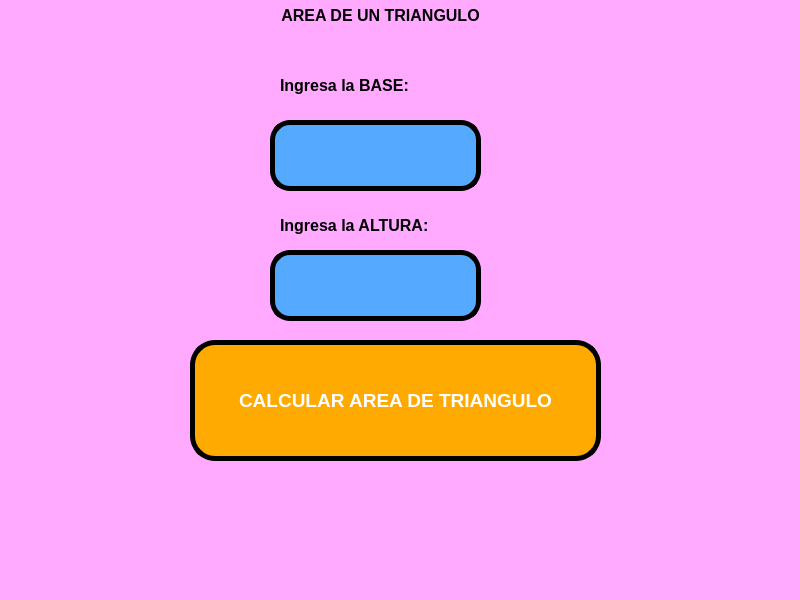
<?xml version="1.0" encoding="UTF-8"?>
<ui version="4.0">
 <class>MainWindow</class>
 <widget class="QMainWindow" name="MainWindow">
  <property name="geometry">
   <rect>
    <x>0</x>
    <y>0</y>
    <width>800</width>
    <height>600</height>
   </rect>
  </property>
  <property name="windowTitle">
   <string>MainWindow</string>
  </property>
  <property name="styleSheet">
   <string notr="true">background-color: rgb(255, 170, 255);</string>
  </property>
  <widget class="QWidget" name="centralwidget">
   <widget class="QPushButton" name="btn_calcular">
    <property name="geometry">
     <rect>
      <x>190</x>
      <y>340</y>
      <width>411</width>
      <height>121</height>
     </rect>
    </property>
    <property name="font">
     <font>
      <pointsize>14</pointsize>
      <weight>75</weight>
      <bold>true</bold>
     </font>
    </property>
    <property name="layoutDirection">
     <enum>Qt::LeftToRight</enum>
    </property>
    <property name="styleSheet">
     <string notr="true">background-color: rgb(255, 170, 0);
color: rgb(255, 255, 255);
border-radius: 25px;
border:  5px solid black;</string>
    </property>
    <property name="text">
     <string>CALCULAR AREA DE TRIANGULO</string>
    </property>
   </widget>
   <widget class="QLabel" name="label">
    <property name="geometry">
     <rect>
      <x>280</x>
      <y>60</y>
      <width>201</width>
      <height>51</height>
     </rect>
    </property>
    <property name="text">
     <string>&lt;html&gt;&lt;head/&gt;&lt;body&gt;&lt;p&gt;&lt;span style=&quot; font-size:12pt; font-weight:600;&quot;&gt;Ingresa la BASE:&lt;/span&gt;&lt;/p&gt;&lt;/body&gt;&lt;/html&gt;</string>
    </property>
   </widget>
   <widget class="QLineEdit" name="txt_base">
    <property name="geometry">
     <rect>
      <x>270</x>
      <y>120</y>
      <width>211</width>
      <height>71</height>
     </rect>
    </property>
    <property name="layoutDirection">
     <enum>Qt::LeftToRight</enum>
    </property>
    <property name="styleSheet">
     <string notr="true">background-color: rgb(85, 170, 255);
border-radius:20px;
border:  5px solid black;</string>
    </property>
    <property name="text">
     <string/>
    </property>
    <property name="alignment">
     <set>Qt::AlignCenter</set>
    </property>
   </widget>
   <widget class="QLineEdit" name="txt_altura">
    <property name="geometry">
     <rect>
      <x>270</x>
      <y>250</y>
      <width>211</width>
      <height>71</height>
     </rect>
    </property>
    <property name="layoutDirection">
     <enum>Qt::LeftToRight</enum>
    </property>
    <property name="styleSheet">
     <string notr="true">background-color: rgb(85, 170, 255);
border-radius:20px;
border:  5px solid black;</string>
    </property>
    <property name="text">
     <string/>
    </property>
    <property name="alignment">
     <set>Qt::AlignCenter</set>
    </property>
   </widget>
   <widget class="QLabel" name="label_2">
    <property name="geometry">
     <rect>
      <x>280</x>
      <y>200</y>
      <width>221</width>
      <height>51</height>
     </rect>
    </property>
    <property name="text">
     <string>&lt;html&gt;&lt;head/&gt;&lt;body&gt;&lt;p&gt;&lt;span style=&quot; font-size:12pt; font-weight:600;&quot;&gt;Ingresa la ALTURA:&lt;/span&gt;&lt;/p&gt;&lt;/body&gt;&lt;/html&gt;</string>
    </property>
   </widget>
   <widget class="QLabel" name="label_3">
    <property name="geometry">
     <rect>
      <x>240</x>
      <y>-10</y>
      <width>281</width>
      <height>51</height>
     </rect>
    </property>
    <property name="text">
     <string>&lt;html&gt;&lt;head/&gt;&lt;body&gt;&lt;p&gt;&lt;span style=&quot; font-size:12pt; font-weight:600;&quot;&gt;AREA DE UN TRIANGULO&lt;/span&gt;&lt;/p&gt;&lt;/body&gt;&lt;/html&gt;</string>
    </property>
    <property name="alignment">
     <set>Qt::AlignCenter</set>
    </property>
   </widget>
   <zorder>label</zorder>
   <zorder>label_2</zorder>
   <zorder>btn_calcular</zorder>
   <zorder>txt_base</zorder>
   <zorder>txt_altura</zorder>
   <zorder>label_3</zorder>
  </widget>
  <widget class="QMenuBar" name="menubar">
   <property name="geometry">
    <rect>
     <x>0</x>
     <y>0</y>
     <width>800</width>
     <height>26</height>
    </rect>
   </property>
  </widget>
  <widget class="QStatusBar" name="statusbar"/>
 </widget>
 <resources/>
 <connections/>
</ui>
